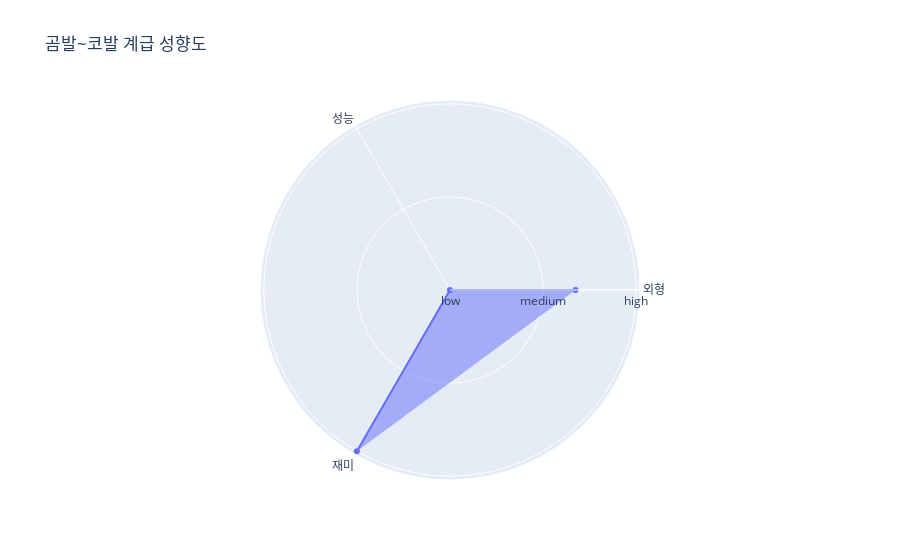

Source (notebook cell):
### Code cell
radarchart(normalization(levelselect(df, '동곰발', '금코발')[['외형', '성능', '재미']].mean().values), '곰발~코발 계급 성향도')

### Figure 1 — Plotly figure (JSON) as saved in the notebook; plotly's stock layout.template omitted (floating-point values rounded to 4 significant figures)
{"data": [{"fill": "toself", "r": [0.6741, 0, 1], "theta": ["외형", "성능", "재미"], "type": "scatterpolar"}], "layout": {"polar": {"radialaxis": {"ticktext": ["low", "medium", "high"], "tickvals": [0, 0.5, 1], "visible": true}}, "showlegend": false, "title": {"text": "곰발~코발 계급 성향도"}}}
